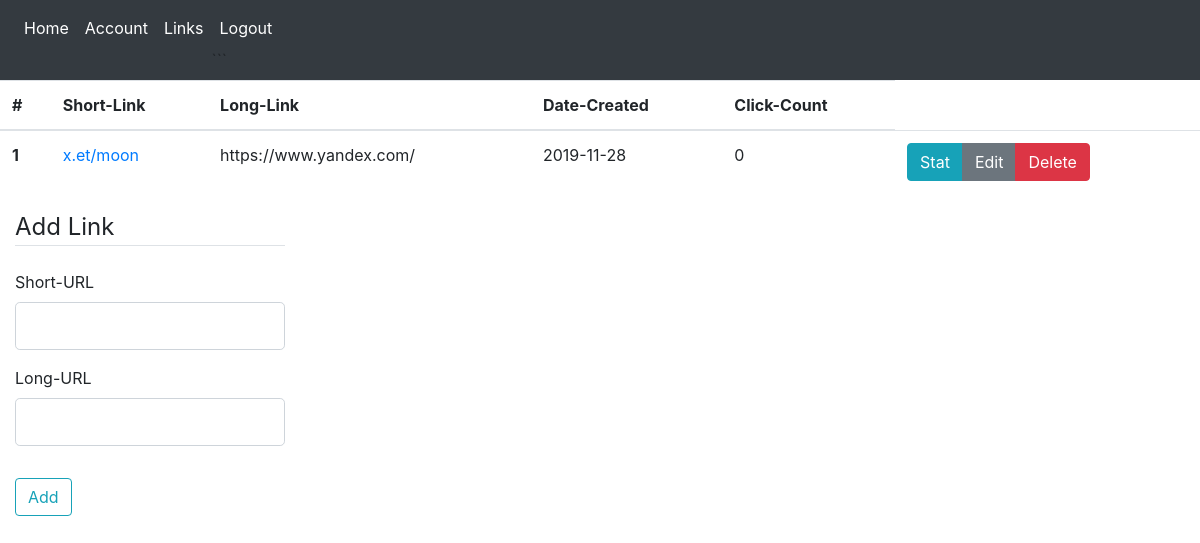
The app's page /links (signed in) with its own data.
### short/models.py (models this page shows, shortened)
class Link(db.Model):
    id = db.Column(db.Integer, primary_key=True)
    short_link = db.Column(db.String(100), unique=True, nullable=False)
    long_link = db.Column(db.String(100), nullable=False)
    count = db.Column(db.Integer, nullable=False, default=0)
    date_created = db.Column(db.DateTime, nullable=False, default=datetime.utcnow)
    date_destroyed = db.Column(db.DateTime, nullable=True)
    user_id = db.Column(db.Integer, db.ForeignKey('user.id'), nullable=False)
    clicks = db.relationship('Click',backref='stat',lazy=True)

### short/routes.py (the view)
@app.route('/links',methods=["GET","POST"])
@login_required
def links():
    form = AddLinkForm()
    if form.validate_on_submit():
        link = Link(short_link=form.short_link.data, long_link=form.long_link.data,user_id=current_user.id)
        db.session.add(link)
        db.session.commit()
        flash("Link created successfully!",'success')
        return redirect(url_for('links'))
    return render_template('links.html',user=current_user,title='Links',form=form)

### short/forms.py (shortened to what this page needs)
class AddLinkForm(FlaskForm):
    short_link = StringField("Short-URL",validators=[DataRequired(),Length(min=2,max=50)])
    long_link = StringField("Long-URL",validators=[DataRequired(),Length(min=2,max=200), URL()])
    submit = SubmitField('Add')

### short/models.py (called while the page is built)
@login_manager.user_loader
def load_user(user_id):
    return User.query.get(int(user_id))

### short/templates/links.html (shortened to what this page needs)
{% extends "layout.html" %}
        {% block content %}
        <table class="table table-hover">
          <thead>
            <tr>
              <th scope="col">#</th>
              <th scope="col">Short-Link</th>
              <th scope="col">Long-Link</th>
              <th scope="col">Date-Created</th>
              <th scope="col">Click-Count</th>
            </tr>
          </thead>
          <tbody>
              {% for link in user.links %}
            <tr>
              <th scope="row">{{ loop.index }}</th>
              <td><a href="#">{{ link.short_link }}</a></td>
              <td>{{ link.long_link }}</td>
              <td>{{ link.date_created.strftime('%Y-%m-%d') }}</td>
              <td>{{ link.clicks|length }}</td>
              <td>
                  <div class="btn-group" role="group" aria-label="Basic example">
                      <a href="#" class="btn btn-info">Stat</a>
                      <a href="#" class="btn btn-secondary">Edit</a>
                      <a href="#" class="btn btn-danger">Delete</a>
                  </div>
              </td>
            </tr>
            {% endfor %}
          </tbody>
        </table>
<div class="content-section col-3">
    <form method="POST" action="">
        <fieldset class="form-group">
            <legend class="border-bottom mb-4">Add Link</legend>
            <div class="form-group">
                {{ form.short_link.label(class="form-control-label") }}
                {% if form.short_link.errors %}
                    {{ form.short_link(class="form-control form-control-lg is-invalid") }}
                    <div class="invalid-feedback">
                        {% for error in form.short_link.errors %}
                            <span>{{ error }}</span>
                        {% endfor %}
                    </div>
                {% else %}
                    {{ form.short_link(class="form-control form-control-lg") }}
                {% endif %}
            </div>
            <div class="form-group">
                {{ form.long_link.label(class="form-control-label") }}
                {% if form.long_link.errors %}
                    {{ form.long_link(class="form-control form-control-lg is-invalid") }}
                    <div class="invalid-feedback">
                        {% for error in form.long_link.errors %}
                            <span>{{ error }}</span>
                        {% endfor %}
                    </div>
                {% else %}
                    {{ form.long_link(class="form-control form-control-lg") }}
                {% endif %}
            </div>
        </fieldset>
        <div class="form-group">
            {{ form.submit(class="btn btn-outline-info") }}
        </div>
    </form>
</div>
      {% endblock content %}

### records on screen
Link: short_link "x.et/moon", long_link "https://www.yandex.com/", date_created "2019-11-28", clicks|length "0"
